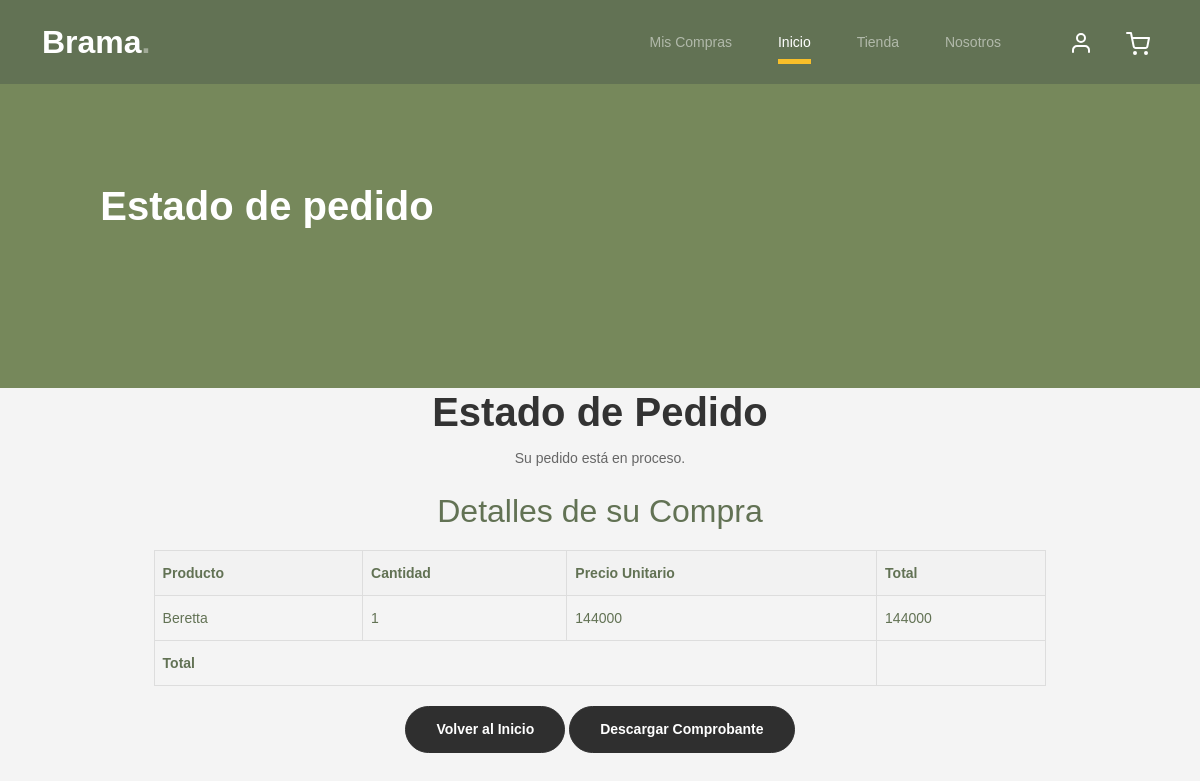
The page /estado/ on the database as committed earlier.
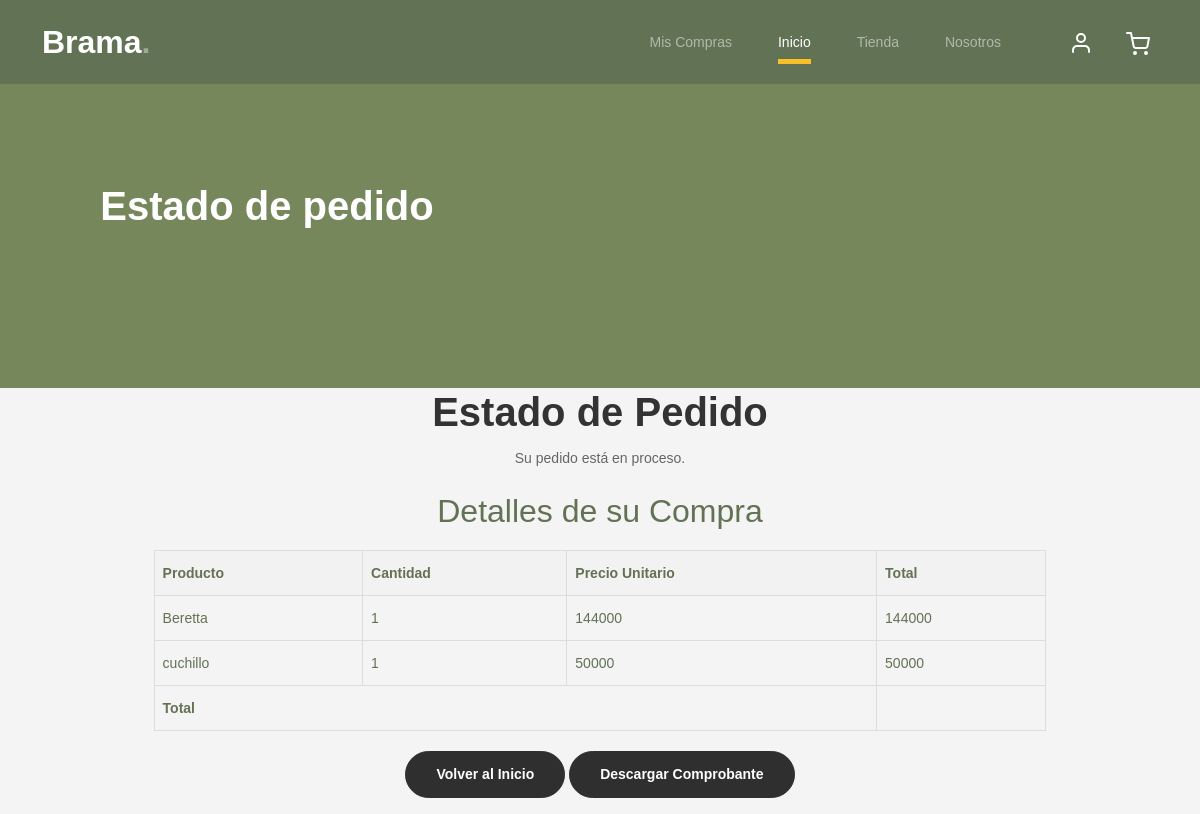
The same page on the database as committed later.
### aplicacion/models.py (models this page shows, shortened)
class Carrito(models.Model):
    id = models.AutoField(primary_key=True)  # Añadimos un campo AutoField para el id #probe poniendo id para eliminarlo, pero igual no funciona
    usuario = models.ForeignKey(Usuario, on_delete=models.CASCADE, related_name='carritos')
    envio = models.ForeignKey(Envio, on_delete=models.CASCADE, null=True, blank=True)
    producto = models.ForeignKey(Producto, on_delete=models.CASCADE)
    cantidad = models.IntegerField(validators=[MinValueValidator(1)])
    class Meta:
        verbose_name_plural = 'Carritos'
    def get_total_price(self):
        return self.producto.precio * self.cantidad
    class Meta:
        verbose_name_plural = 'Carritos'

class Producto(models.Model):
    cod_producto = models.AutoField(primary_key=True)
    nombre = models.CharField(max_length=50)
    tipo_producto = models.CharField(max_length=10, choices=TIPO_PRODUCTO, default='OTRO PRODUCTO')
    tipo_municion = models.CharField(max_length=100, choices=TIPO_MUNICION, default='OTRO')
    precio = models.IntegerField(validators=[MinValueValidator(1000), MaxValueValidator(999999999)])
    stock = models.IntegerField(default=0)
    imagen = models.ImageField(upload_to='productos', null=True)

### aplicacion/views.py (the view)
# urls.py: path('estado/', estado, name='estado'),
def estado (request):
    estados=Carrito.objects.all()
    envios = Envio.objects.all()
    datos={
        "estados":estados,
        "envios":envios
    }
    return render(request, "aplicacion/estado.html",datos)

### aplicacion/templates/aplicacion/estado.html (shortened to what this page needs)
{% load static %}
<!DOCTYPE html>
<html lang="es">
<head>
    <link rel="stylesheet" href="{% static 'aplicacion/css/bootstrap.min.css' %}">
    <link href="https://cdnjs.cloudflare.com/ajax/libs/font-awesome/6.0.0-beta3/css/all.min.css" rel="stylesheet">
    <link rel="stylesheet" href="{% static 'aplicacion/css/tiny-slider.css' %}">
    <link rel="stylesheet" href="{% static 'aplicacion/css/style.css' %}">
    <link rel="stylesheet" href="{% static 'aplicacion/css/styleestadopedido.css' %}">
</head>
<body>
    <nav class="custom-navbar navbar navbar-expand-md navbar-dark bg-dark" arial-label="Furni navigation bar">
        <div class="container">
            <a class="navbar-brand" href="{% url 'index' %}">Brama<span>.</span></a>
            <div class="collapse navbar-collapse" id="navbarsFurni">
                <ul class="custom-navbar-nav navbar-nav ms-auto mb-2 mb-md-0">
                    <li><a class="nav-link" href="{% url 'miscompras' %}">Mis Compras</a></li>
                    <li class="nav-item active"><a class="nav-link" href="{% url 'index' %}">Inicio</a></li>
                    <li><a class="nav-link" href="{% url 'shop' %}">Tienda</a></li>
                    <li><a class="nav-link" href="{% url 'about' %}">Nosotros</a></li>
                </ul>
                <ul class="custom-navbar-cta navbar-nav mb-2 mb-md-0 ms-5">
                    <li><a class="nav-link" href="{% url 'login' %}"><img src="{% static 'aplicacion/img/user.svg' %}"></a></li>
                    <li><a class="nav-link" href="{% url 'cart' %}"><img src="{% static 'aplicacion/img/cart.svg' %}"></a></li>
                </ul>
            </div>
        </div>
    </nav>
    <div class="hero">
        <div class="container">
            <div class="row justify-content-between">
                <div class="col-lg-5">
                    <div class="intro-excerpt">
                        <h1>Estado de pedido</h1>
                    </div>
                </div>
                <div class="col-lg-7"></div>
            </div>
        </div>
    </div>
    <div class="container">
        <h1>Estado de Pedido</h1>
        {% if envio.estado != 'Completado' %}
        <p>Su pedido está en proceso.</p>
        {% else %}
        <p>Su pedido ha sido {{ envio.estado }}.</p>
        <p class="success">¡Pedido Completado!</p>
        {% endif %}
        <div class="details">
            <h2>Detalles de su Compra</h2>
            <table>
                <tr>
                    <th>Producto</th>
                    <th>Cantidad</th>
                    <th>Precio Unitario</th>
                    <th>Total</th>
                </tr>
                {% for e in estados %}
                <tr>
                    <td>{{ e.producto.nombre }}</td>
                    <td>{{ e.cantidad }}</td>
                    <td>{{ e.producto.precio }}</td>
                    <td>{{ e.get_total_price }}</td>
                </tr>
                {% endfor %}
                <tr>
                    <td colspan="3"><strong>Total</strong></td>
                    <td>{{ envio.get_total }}</td>
                </tr>
            </table>
        </div>
        <p>
            <a href="{% url 'index' %}" class="btn btn-sm btn-outline-black">Volver al Inicio</a>
            <button id="descargar-comprobante-btn" class="btn btn-sm btn-outline-black">Descargar Comprobante</button>
        </p>
    </div>
</body>
</html>

Rows that differ between the two databases and show on the page:
added Carrito: producto.nombre "cuchillo", cantidad "1", producto.precio "50000", get_total_price "50000"
